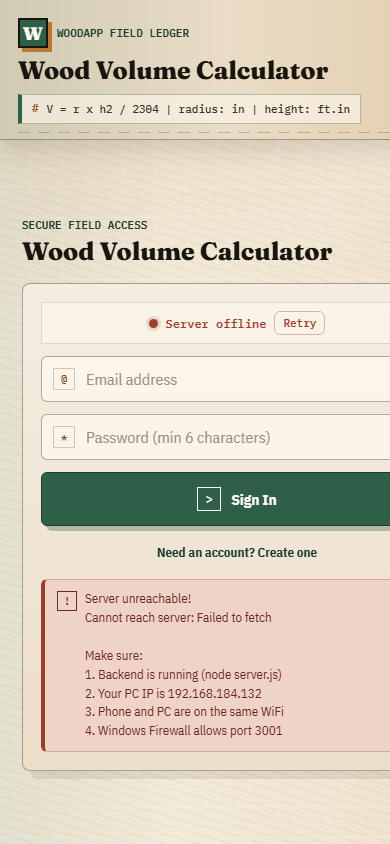
#> input picture woodapp-project/woodapp-react/codex-mobile-new.png, 390 x 844 px
$ python -i preprocessing.py   (imports and definitions only)
#> lines starting #> are read from the running program, lines starting #| are printed output that depends on the picture; after the words box and inside, x2 and y2 are one past the last pixel; in counts of white or black regions, pixels touching at a corner belong together
from __future__ import annotations

from dataclasses import dataclass
import os
from pathlib import Path
from time import perf_counter

import cv2
import numpy as np


@dataclass(frozen=True)
class PreparedImage:
    original: np.ndarray
    processed: np.ndarray
    to_original: np.ndarray
    width: int
    height: int
    preprocessing_ms: float


def _resize(image: np.ndarray, max_side: int) -> tuple[np.ndarray, np.ndarray]:
    height, width = image.shape[:2]
    longest = max(width, height)
    if longest <= max_side:
        return image.copy(), np.eye(3, dtype=np.float32)
    scale = max_side / float(longest)
    resized = cv2.resize(image, (int(width * scale), int(height * scale)), interpolation=cv2.INTER_AREA)
    return resized, np.array([[1 / scale, 0, 0], [0, 1 / scale, 0], [0, 0, 1]], dtype=np.float32)


def _reduce_shadows(gray: np.ndarray) -> np.ndarray:
    background = cv2.medianBlur(cv2.dilate(gray, np.ones((7, 7), np.uint8)), 25)
    diff = 255 - cv2.absdiff(gray, background)
    return cv2.normalize(diff, None, 0, 255, cv2.NORM_MINMAX)


def _deskew(image: np.ndarray) -> tuple[np.ndarray, np.ndarray]:
    gray = cv2.cvtColor(image, cv2.COLOR_BGR2GRAY)
    threshold = cv2.threshold(cv2.bitwise_not(gray), 0, 255, cv2.THRESH_BINARY | cv2.THRESH_OTSU)[1]
    points = cv2.findNonZero(threshold)
    if points is None or len(points) < 20:
        return image, np.eye(3, dtype=np.float32)
    angle = cv2.minAreaRect(points)[-1]
    if angle < -45:
        angle += 90
    if abs(angle) > 8:
        return image, np.eye(3, dtype=np.float32)
    height, width = image.shape[:2]
    matrix = cv2.getRotationMatrix2D((width / 2.0, height / 2.0), float(angle), 1.0)
    rotated = cv2.warpAffine(image, matrix, (width, height), flags=cv2.INTER_LINEAR, borderMode=cv2.BORDER_REPLICATE)
    return rotated, np.linalg.inv(np.vstack([matrix, [0, 0, 1]])).astype(np.float32)


def prepare_image(image: np.ndarray, max_side: int | None = None) -> PreparedImage:
    start = perf_counter()
    if image is None or image.size == 0 or image.dtype != np.uint8:
        raise ValueError("NVIDIA OCR requires a non-empty uint8 image")
    max_side = max_side or int(os.getenv("NVIDIA_OCR_MAX_IMAGE_SIDE", "2200"))
    height, width = image.shape[:2]
    resized, resize_to_original = _resize(image, max_side)
    deskewed, deskew_to_resized = _deskew(resized)
    gray = cv2.cvtColor(deskewed, cv2.COLOR_BGR2GRAY)
    enhanced = _reduce_shadows(gray)
    clahe = cv2.createCLAHE(clipLimit=1.8, tileGridSize=(8, 8))
    enhanced = clahe.apply(enhanced)
    processed = cv2.cvtColor(enhanced, cv2.COLOR_GRAY2BGR)
    to_original = resize_to_original @ deskew_to_resized
    if os.getenv("NVIDIA_OCR_DEBUG", "").lower() in {"1", "true", "yes"}:
        debug_dir = Path(os.getenv("NVIDIA_OCR_DEBUG_DIR", "nvidia-ocr/reports/debug"))
        debug_dir.mkdir(parents=True, exist_ok=True)
        cv2.imwrite(str(debug_dir / "processed.jpg"), processed)
    return PreparedImage(image, processed, to_original, width, height, (perf_counter() - start) * 1000)


def map_points_to_original(points: list[list[float]], transform: np.ndarray) -> list[list[float]]:
    mapped: list[list[float]] = []
    for x, y in points:
        target = transform @ np.array([x, y, 1.0], dtype=np.float32)
        if target[2] != 0:
            target = target / target[2]
        mapped.append([float(target[0]), float(target[1])])
    return mapped

>>> import cv2
>>> picture = cv2.imread('../../woodapp-react/codex-mobile-new.png')
#> picture is the input picture: shape (844, 390, 3); mean B, G, R 192.9, 209.1, 219.1
>>> result = prepare_image(picture)
#> in prepare_image, `resized, resize_to_original = _resize(image, max_side)`: resize_to_original = [[1, 0, 0], [0, 1, 0], [0, 0, 1]]
#> in _deskew, `gray = cv2.cvtColor(image, cv2.COLOR_BGR2GRAY)`:
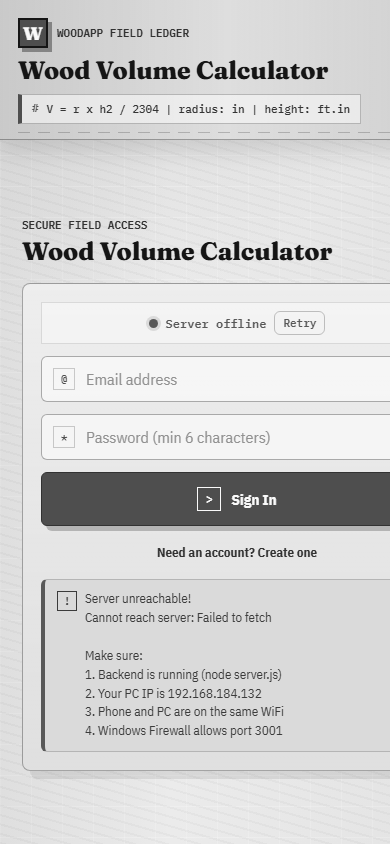
#> gray: shape (844, 390); min 21, max 250, mean 210.3
#> in _deskew, `threshold = cv2.threshold(cv2.bitwise_not(gray), 0, 255, cv2.THRESH_BI..`:
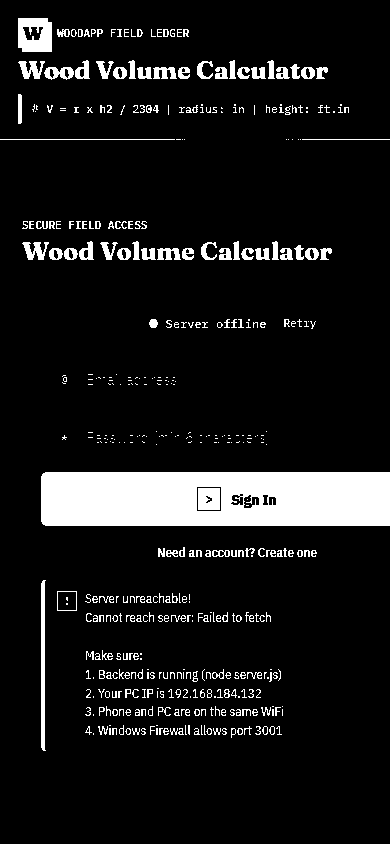
#> threshold: shape (844, 390); 9.6% white; 458 white regions (263 under 20 px), largest, box (x1, y1, x2, y2) and area: (41, 472, 390, 526) 17958, (18, 18, 52, 52) 957, (41, 580, 46, 751) 678
#> in _deskew, `points = cv2.findNonZero(threshold)`: points = contour of 31599 points, box (x1, y1, x2, y2) (0, 18, 390, 751), area 87305
#> in _deskew, `angle = cv2.minAreaRect(points)[-1]`: angle = -3.86
#> in _deskew, `matrix = cv2.getRotationMatrix2D((width / 2.0, height / 2.0), float(an..`: matrix = [[0.998, -0.0673, 28.83], [0.0673, 0.998, -12.16]]
#> in _deskew, `rotated = cv2.warpAffine(image, matrix, (width, height), flags=cv2.INT..`:
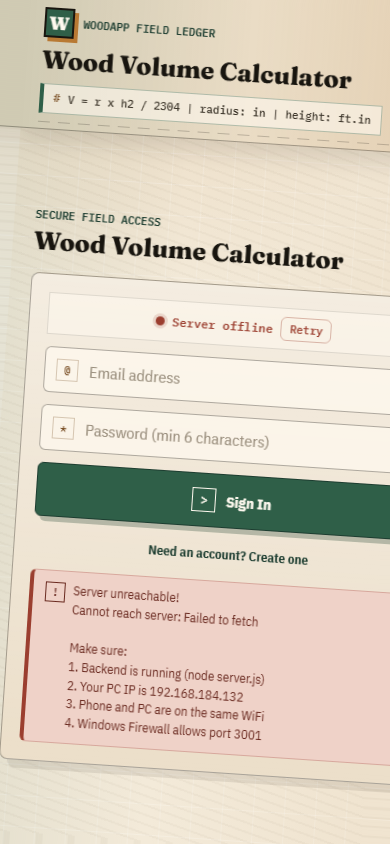
#> rotated: shape (844, 390, 3); mean B, G, R 192.7, 208.8, 218.9
#> in prepare_image, `deskewed, deskew_to_resized = _deskew(resized)`: deskew_to_resized = [[0.998, 0.0673, -27.95], [-0.0673, 0.998, 14.08], [0, 0, 1]]
#> in prepare_image, `gray = cv2.cvtColor(deskewed, cv2.COLOR_BGR2GRAY)`:
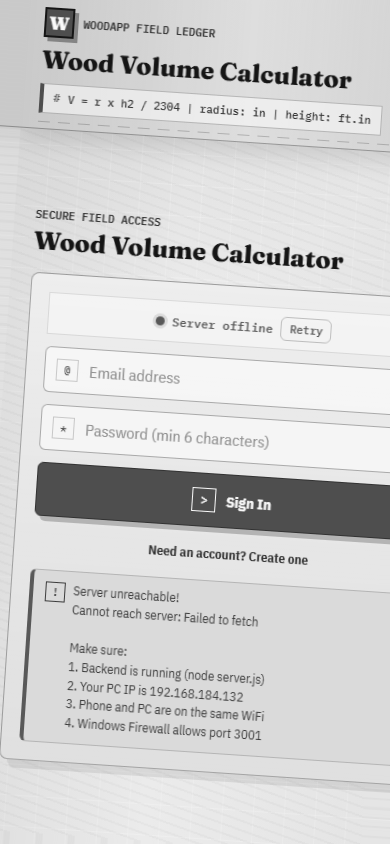
#> gray: shape (844, 390); min 21, max 250, mean 210
#> in _reduce_shadows, `background = cv2.medianBlur(cv2.dilate(gray, np.ones((7, 7), np.uint8)..`:
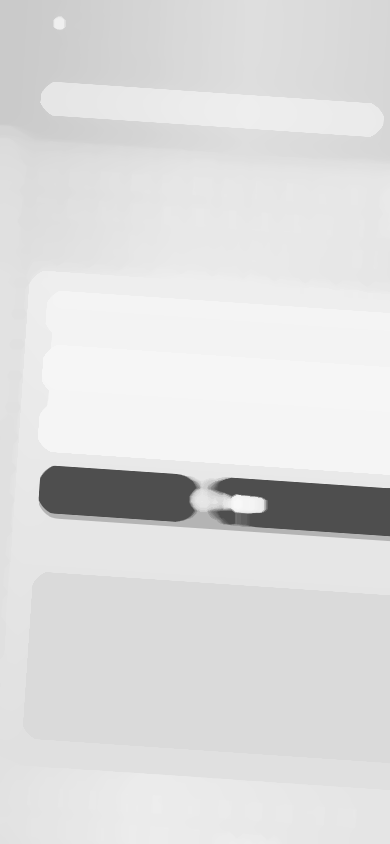
#> background: shape (844, 390); min 78, max 248, mean 220.8
#> in _reduce_shadows, `diff = 255 - cv2.absdiff(gray, background)`:
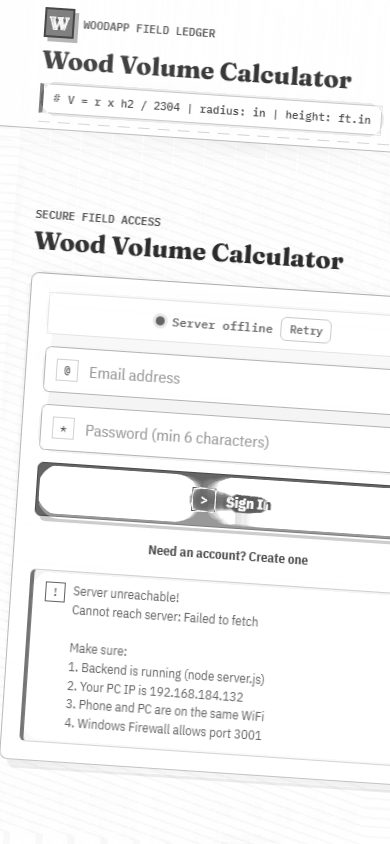
#> diff: shape (844, 390); min 42, max 255, mean 244.1
#> in _reduce_shadows, `return cv2.normalize(diff, None, 0, 255, cv2.NORM_MINMAX)`:
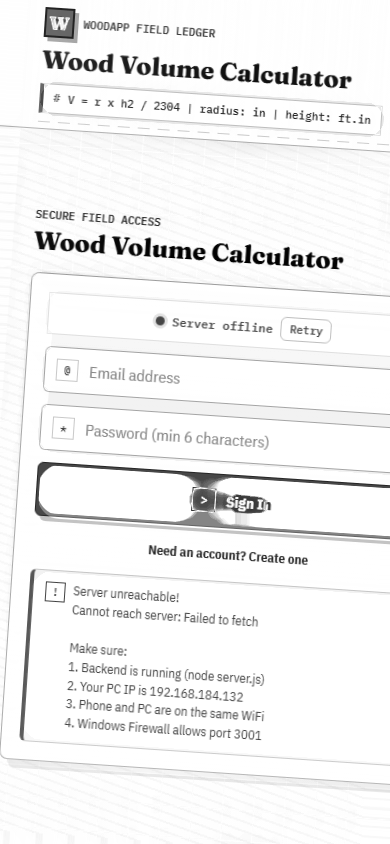
#> returned value: shape (844, 390); min 0, max 255, mean 242
#> in prepare_image, `to_original = resize_to_original @ deskew_to_resized`: to_original has the same summary as deskew_to_resized

$ run again, on woodapp-project/woodapp-react/codex-phone-shell.png
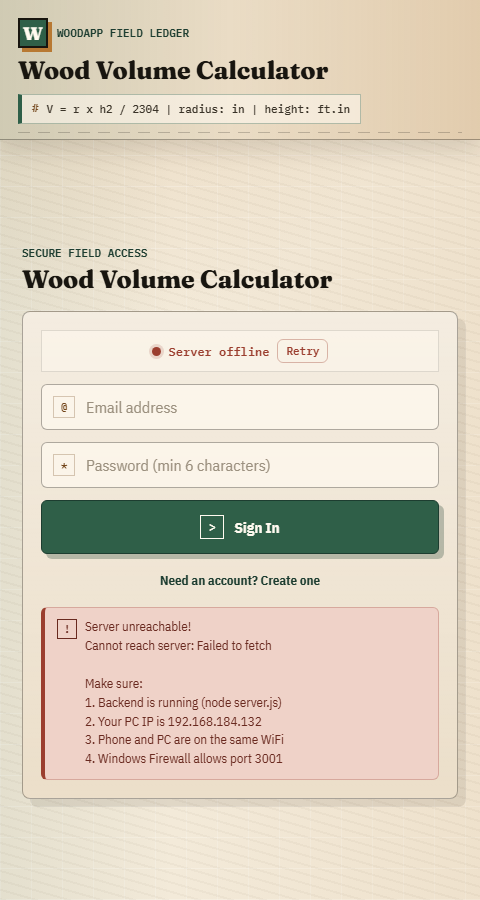
#> input picture woodapp-project/woodapp-react/codex-phone-shell.png, 480 x 900 px
#> picture is the input picture: shape (900, 480, 3); mean B, G, R 194.4, 211.3, 221.8
#> resize_to_original = [[1, 0, 0], [0, 1, 0], [0, 0, 1]]
#> in _deskew, `threshold = cv2.threshold(cv2.bitwise_not(gray), 0, 255, cv2.THRESH_BI..`:
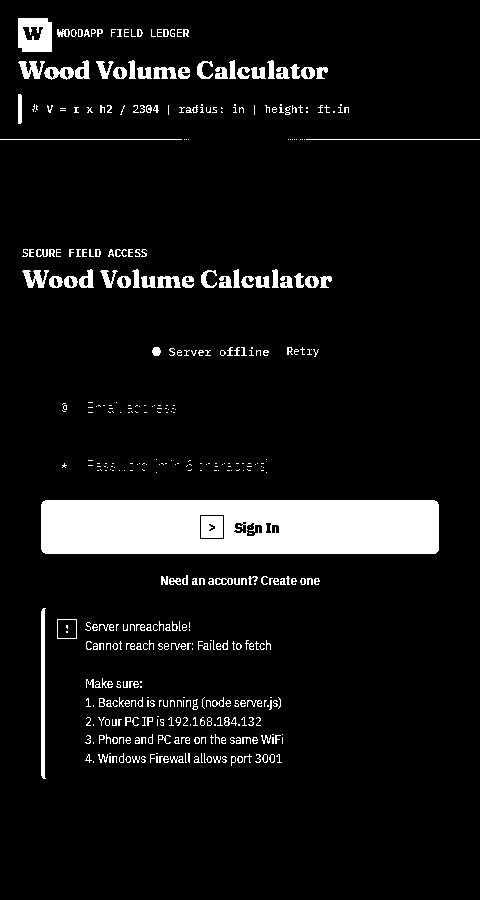
#> threshold: shape (900, 480); 7.9% white; 461 white regions (266 under 20 px), largest, box (x1, y1, x2, y2) and area: (41, 500, 439, 554) 20590, (18, 18, 52, 52) 957, (41, 608, 46, 779) 678
#> points = contour of 34325 points, box (x1, y1, x2, y2) (0, 18, 480, 779), area 99222
#> in _deskew, `angle = cv2.minAreaRect(points)[-1]`: angle = -85.51
#> in _deskew, `angle += 90`: angle = 4.49
#> matrix = [[0.997, 0.0783, -34.51], [-0.0783, 0.997, 20.18]]
#> deskew_to_resized = [[0.997, -0.0783, 35.99], [0.0783, 0.997, -17.42], [0, 0, 1]]
#> in prepare_image, `enhanced = clahe.apply(enhanced)`:
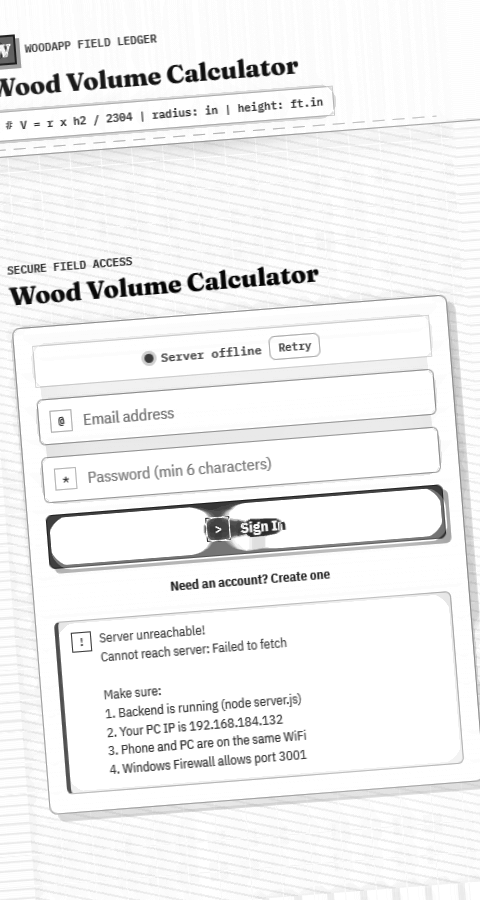
#> enhanced: shape (900, 480); min 3, max 255, mean 240.6
#> to_original has the same summary as deskew_to_resized

$ run again, on woodapp-project/woodapp-react/codex-wide.png
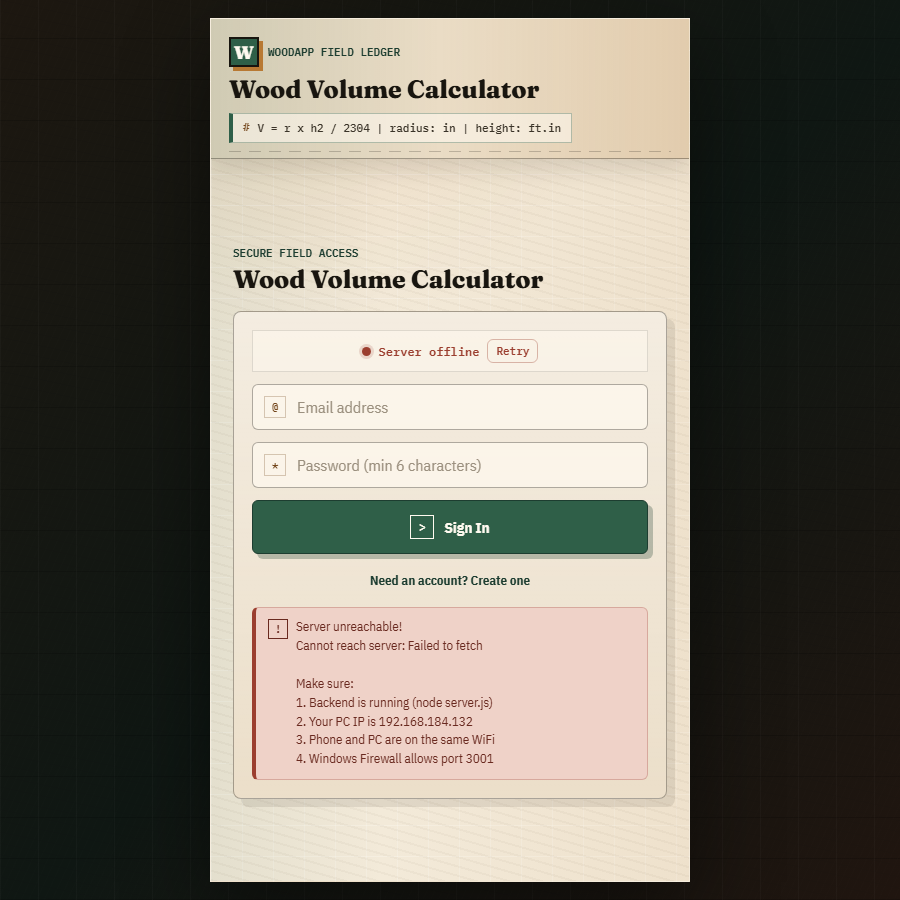
#> input picture woodapp-project/woodapp-react/codex-wide.png, 900 x 900 px
#> picture is the input picture: shape (900, 900, 3); mean B, G, R 107.5, 118.4, 123.2
#> resize_to_original = [[1, 0, 0], [0, 1, 0], [0, 0, 1]]
#> in _deskew, `threshold = cv2.threshold(cv2.bitwise_not(gray), 0, 255, cv2.THRESH_BI..`:
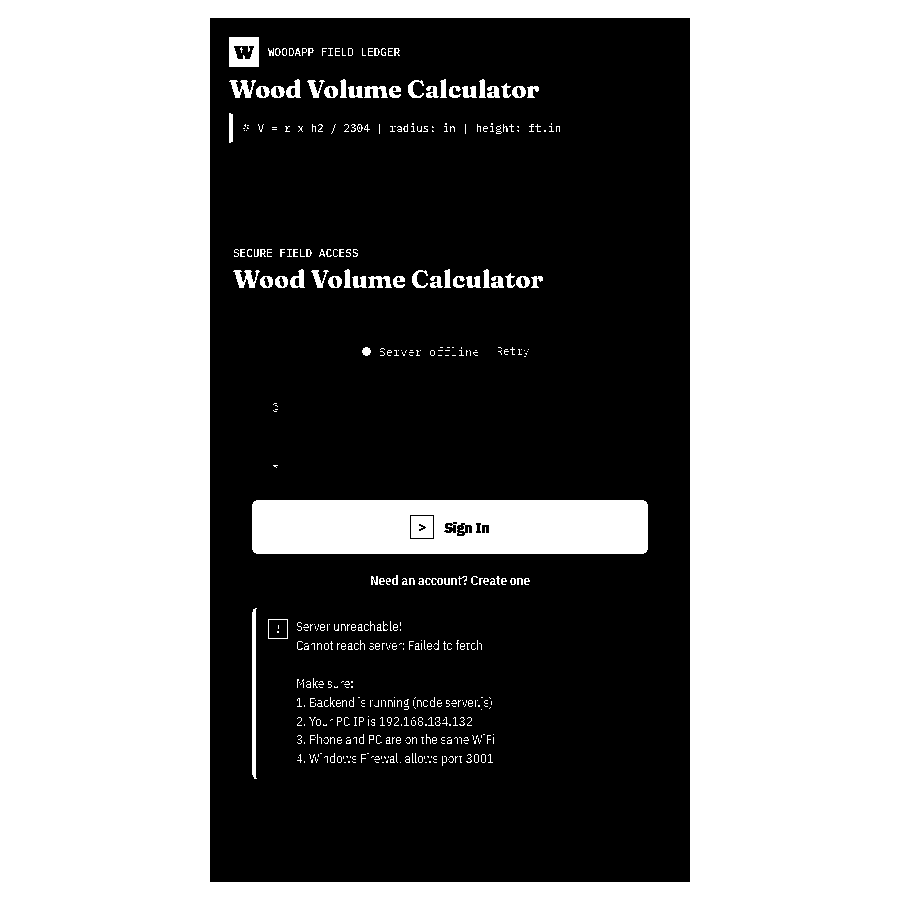
#> threshold: shape (900, 900); 52.7% white; 47 black regions (28 under 20 px), largest, box (x1, y1, x2, y2) and area: (210, 18, 690, 882) 381471, (269, 620, 287, 638) 316, (234, 46, 254, 59) 183
#> points = contour of 427147 points, box (x1, y1, x2, y2) (0, 0, 900, 900), area 0
#> in _deskew, `angle = cv2.minAreaRect(points)[-1]`: angle = -90
#> in _deskew, `angle += 90`: angle = 0
#> matrix = [[1, 0, 0], [0, 1, 0]]
#> deskew_to_resized = [[1, 0, 0], [0, 1, 0], [0, 0, 1]]
#> in _reduce_shadows, `diff = 255 - cv2.absdiff(gray, background)`:
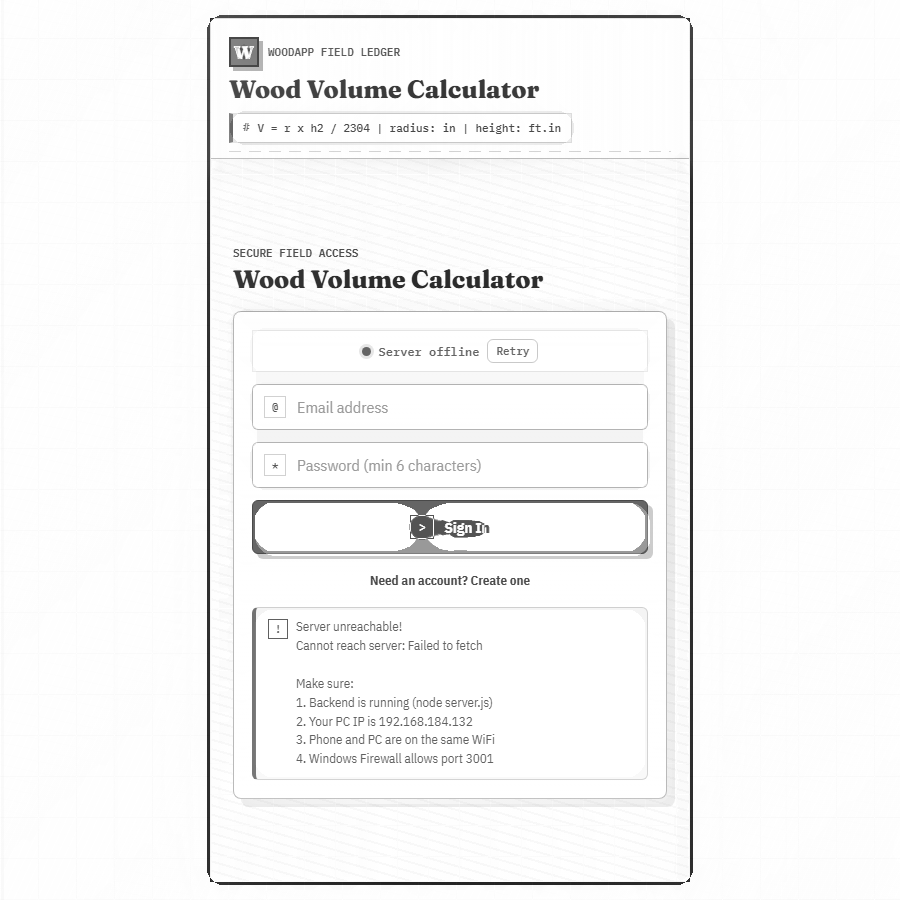
#> diff: shape (900, 900); min 34, max 255, mean 247.2
